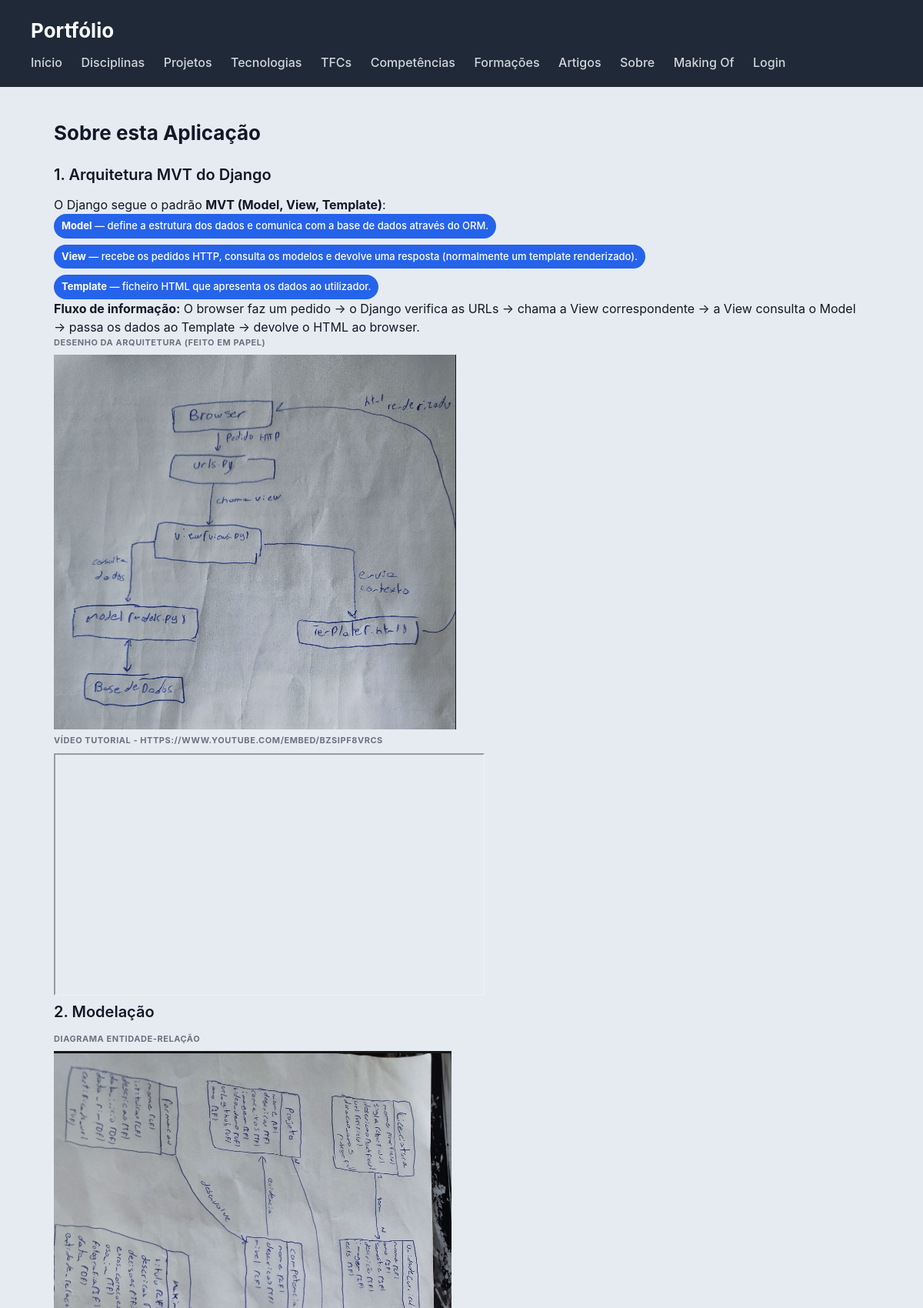
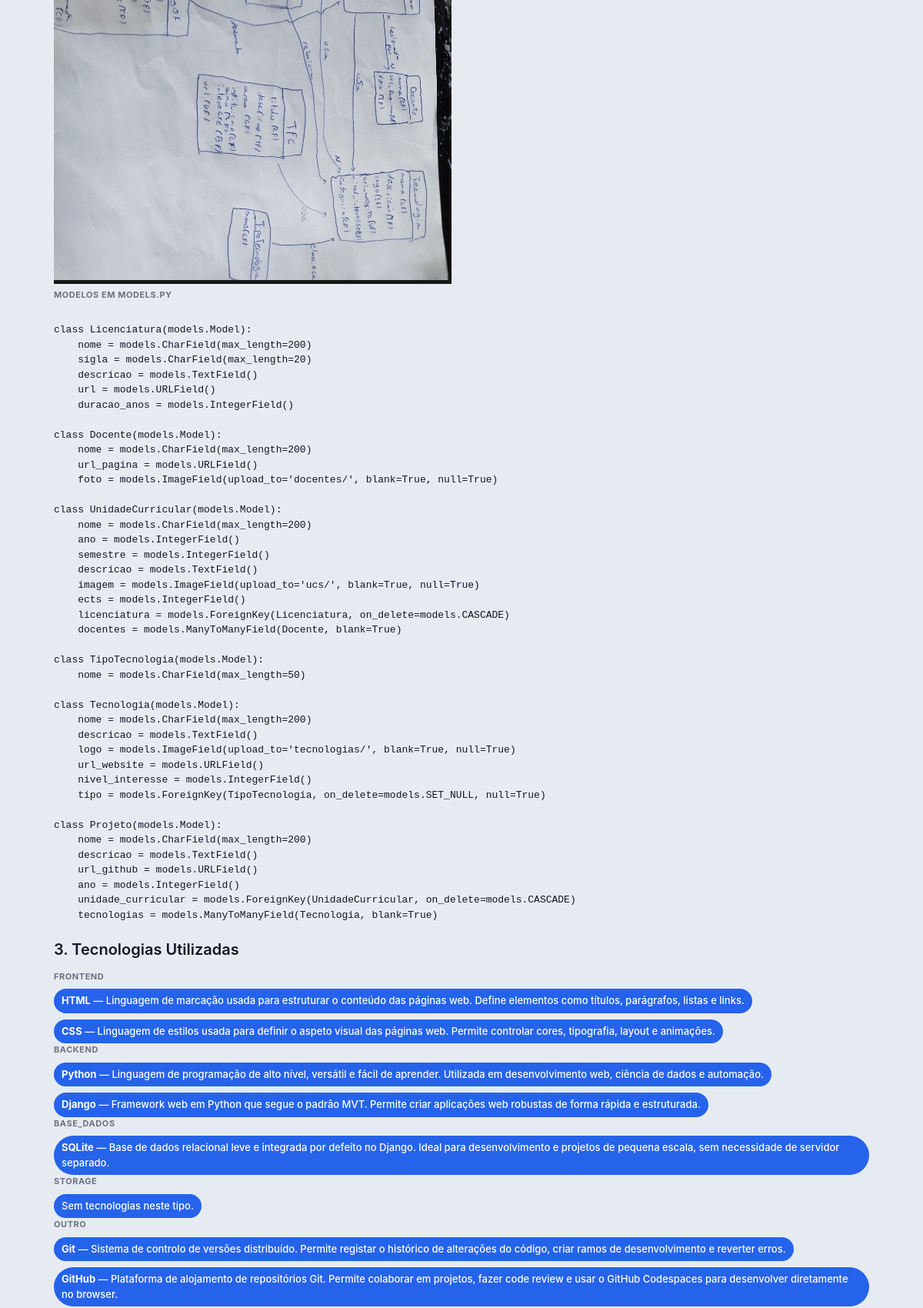
The page /portfolio/sobre/ (upper part) on the database its author committed (2 pictures, top to bottom).
### portfolio/models.py (models this page shows, shortened)
class TipoTecnologia(models.Model):
    TIPOS = [
        ('frontend', 'Frontend'),
        ('backend', 'Backend'),
        ('base_dados', 'Base de Dados'),
        ('storage', 'Storage'),
        ('outro', 'Outro'),
    ]
    nome = models.CharField(max_length=50, choices=TIPOS)

class Tecnologia(models.Model):
    CATEGORIAS = [
        ('linguagem', 'Linguagem'),
        ('framework', 'Framework'),
        ('base_dados', 'Base de Dados'),
        ('ferramenta', 'Ferramenta'),
        ('outro', 'Outro'),
    ]
    nome = models.CharField(max_length=200)
    descricao = models.TextField()
    logo = models.ImageField(upload_to='tecnologias/', blank=True, null=True)
    url_website = models.URLField()
    nivel_interesse = models.IntegerField()  # 1 a 5
    tipo = models.ForeignKey(TipoTecnologia, on_delete=models.SET_NULL, null=True, blank=True, related_name='tecnologias')

### portfolio/views.py (the view)
# urls.py: path('sobre/', views.sobre_view, name='sobre'),
def sobre_view(request):
    from .models import TipoTecnologia
    tipos = TipoTecnologia.objects.prefetch_related('tecnologias').all()
    return render(request, 'portfolio/sobre.html', {'tipos': tipos})

### portfolio/templates/portfolio/sobre.html (shortened to what this page needs)
{% extends "portfolio/base.html" %}
{% block content %}
<h2>Sobre esta Aplicação</h2>
<article>
    <header>
        <h3>1. Arquitetura MVT do Django</h3>
    </header>
    <section>
        <p>
            O Django segue o padrão <strong>MVT (Model, View, Template)</strong>:
        </p>
        <ul>
            <li><strong>Model</strong> — define a estrutura dos dados e comunica com a base de dados através do ORM.</li>
            <li><strong>View</strong> — recebe os pedidos HTTP, consulta os modelos e devolve uma resposta (normalmente um template renderizado).</li>
            <li><strong>Template</strong> — ficheiro HTML que apresenta os dados ao utilizador.</li>
        </ul>
        <p><strong>Fluxo de informação:</strong> O browser faz um pedido → o Django verifica as URLs → chama a View correspondente → a View consulta o Model → passa os dados ao Template → devolve o HTML ao browser.</p>
        <h4>Desenho da Arquitetura (feito em papel)</h4>
       <img src="/media/makingof/Captura de ecrã 2026-04-26 142208.png" alt="Diagrama MVT em papel" style="max-width: 100%;">
        <h4>Vídeo Tutorial - https://www.youtube.com/embed/BzsIPf8vRCs</h4>
<iframe width="560" height="315" src="https://www.youtube.com/embed/BzsIPf8vRCs" title="Video tutorial" allowfullscreen></iframe>
    </section>
</article>
<article>
    <header>
        <h3>2. Modelação</h3>
    </header>
    <section>
        <h4>Diagrama Entidade-Relação</h4>
        <img src="/media/makingof/Captura de ecrã 2026-04-26 142159.png" alt="DER em papel" style="max-width: 100%;">
        <h4>Modelos em models.py</h4>
        <pre><code>
class Licenciatura(models.Model):
    nome = models.CharField(max_length=200)
    sigla = models.CharField(max_length=20)
    descricao = models.TextField()
    url = models.URLField()
    duracao_anos = models.IntegerField()
class Docente(models.Model):
    nome = models.CharField(max_length=200)
    url_pagina = models.URLField()
    foto = models.ImageField(upload_to='docentes/', blank=True, null=True)
class UnidadeCurricular(models.Model):
    nome = models.CharField(max_length=200)
    ano = models.IntegerField()
    semestre = models.IntegerField()
    descricao = models.TextField()
    imagem = models.ImageField(upload_to='ucs/', blank=True, null=True)
    ects = models.IntegerField()
    licenciatura = models.ForeignKey(Licenciatura, on_delete=models.CASCADE)
    docentes = models.ManyToManyField(Docente, blank=True)
class TipoTecnologia(models.Model):
    nome = models.CharField(max_length=50)
class Tecnologia(models.Model):
    nome = models.CharField(max_length=200)
    descricao = models.TextField()
    logo = models.ImageField(upload_to='tecnologias/', blank=True, null=True)
    url_website = models.URLField()
    nivel_interesse = models.IntegerField()
    tipo = models.ForeignKey(TipoTecnologia, on_delete=models.SET_NULL, null=True)
class Projeto(models.Model):
    nome = models.CharField(max_length=200)
    descricao = models.TextField()
    url_github = models.URLField()
    ano = models.IntegerField()
    unidade_curricular = models.ForeignKey(UnidadeCurricular, on_delete=models.CASCADE)
    tecnologias = models.ManyToManyField(Tecnologia, blank=True)
        </code></pre>
    </section>
</article>
<article>
    <header>
        <h3>3. Tecnologias Utilizadas</h3>
    </header>
    <section>
        {% for tipo in tipos %}
        <h4>{{ tipo.nome }}</h4>
        <ul>
            {% for tec in tipo.tecnologias.all %}
            <li>
                <strong>{{ tec.nome }}</strong> — {{ tec.descricao }}
            </li>
            {% empty %}
            <li>Sem tecnologias neste tipo.</li>
            {% endfor %}
        </ul>
        {% endfor %}
    </section>
</article>
{% endblock %}

### escola/static/escola/styles.css (style rules this page uses)
* { box-sizing: border-box; margin: 0; padding: 0; }
body { font-family: "Inter", "Segoe UI", system-ui, -apple-system, sans-serif; background: #e6ebf2; color: #111827; line-height: 1.5; }
h2 { margin-bottom: 20px; font-size: 26px; }
article > header { margin-bottom: 12px; }
article > header > h3 { font-size: 20px; font-weight: 600; margin-bottom: 4px; }
article > section { margin-top: 10px; }
article > section > h4 { font-size: 11px; text-transform: uppercase; color: #6b7280; margin-bottom: 8px; letter-spacing: 0.05em; }
article > section > ul { list-style: none; display: flex; flex-wrap: wrap; gap: 8px; }
article > section > ul > li { background: #2563eb; color: white; padding: 6px 10px; border-radius: 999px; font-size: 13px; font-weight: 500; }

### rows shown on the page
TipoTecnologia: nome "FRONTEND"
Tecnologia: nome "HTML", descricao "Linguagem de marcação usada para estruturar o conteúdo das páginas web. Define elementos como títulos, parágrafos, listas e links."
Tecnologia: nome "CSS", descricao "Linguagem de estilos usada para definir o aspeto visual das páginas web. Permite controlar cores, tipografia, layout e animações."
TipoTecnologia: nome "BACKEND"
Tecnologia: nome "Python", descricao "Linguagem de programação de alto nível, versátil e fácil de aprender. Utilizada em desenvolvimento web, ciência de dados e automação."
Tecnologia: nome "Django", descricao "Framework web em Python que segue o padrão MVT. Permite criar aplicações web robustas de forma rápida e estruturada."
TipoTecnologia: nome "BASE_DADOS"
Tecnologia: nome "SQLite", descricao "Base de dados relacional leve e integrada por defeito no Django. Ideal para desenvolvimento e projetos de pequena escala, sem necessidade de servidor separado."
TipoTecnologia: nome "STORAGE"
TipoTecnologia: nome "OUTRO"
Tecnologia: nome "Git", descricao "Sistema de controlo de versões distribuído. Permite registar o histórico de alterações do código, criar ramos de desenvolvimento e reverter erros."
Tecnologia: nome "GitHub", descricao "Plataforma de alojamento de repositórios Git. Permite colaborar em projetos, fazer code review e usar o GitHub Codespaces para desenvolver diretamente no browser."
